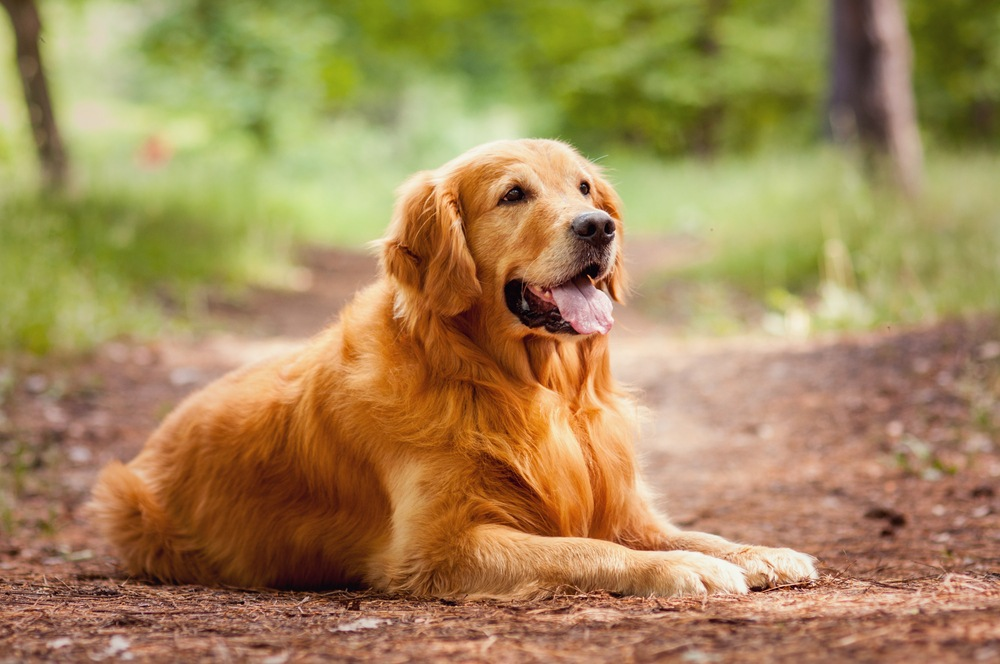
#> input picture ImageBlurring/golden_retriever.jpg, 1000 x 664 px, found by its file name
$ python blur.py
#> lines starting #> are read from the running program, lines starting #| are printed output that depends on the picture
import imageio as io
import cv2
import numpy as np
import matplotlib.pyplot as plt
from scipy.stats import norm
import itertools as it
from skimage import filters

path = '/Users/nickeisenberg/GitRepos/Python_Notebook/ImageBlurring/'
img = io.imread(path + 'golden_retriever.jpg')
#> img is the input picture: shape (664, 1000, 3); mean R, G, B 163.3, 135.8, 87.8

fig, ax = plt.subplots(1, 3)
ax[0].imshow(img[:,:,0])
ax[1].imshow(img[:,:,1])
ax[2].imshow(img[:,:,2])
plt.show()
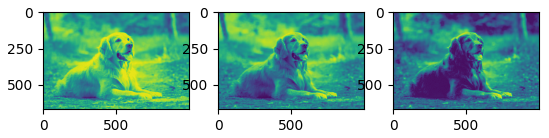
#> figure drawn by matplotlib, 3 panels

# [10 lines left out: function gaussian_bump_3d, not called in this run]

#> (the run stopped early here; a loop or call above may not have finished)
